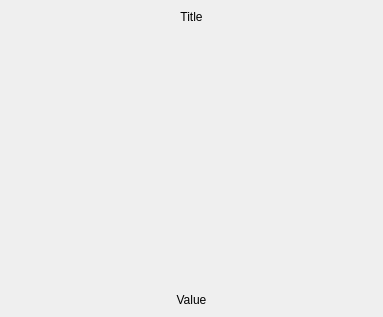
<?xml version="1.0" encoding="UTF-8"?>
<ui version="4.0">
 <class>CircleBar</class>
 <widget class="QWidget" name="CircleBar">
  <property name="geometry">
   <rect>
    <x>0</x>
    <y>0</y>
    <width>383</width>
    <height>317</height>
   </rect>
  </property>
  <property name="sizePolicy">
   <sizepolicy hsizetype="Expanding" vsizetype="Expanding">
    <horstretch>0</horstretch>
    <verstretch>0</verstretch>
   </sizepolicy>
  </property>
  <property name="windowTitle">
   <string notr="true"/>
  </property>
  <property name="styleSheet">
   <string notr="true"/>
  </property>
  <property name="PageTitles" stdset="0">
   <stringlist/>
  </property>
  <layout class="QVBoxLayout" name="verticalLayout_2">
   <property name="spacing">
    <number>0</number>
   </property>
   <property name="leftMargin">
    <number>0</number>
   </property>
   <property name="topMargin">
    <number>0</number>
   </property>
   <property name="rightMargin">
    <number>0</number>
   </property>
   <property name="bottomMargin">
    <number>0</number>
   </property>
   <item>
    <widget class="QWidget" name="widgetCircleBar" native="true">
     <property name="sizePolicy">
      <sizepolicy hsizetype="Expanding" vsizetype="Expanding">
       <horstretch>0</horstretch>
       <verstretch>0</verstretch>
      </sizepolicy>
     </property>
     <layout class="QVBoxLayout" name="layoutCircleBar">
      <property name="spacing">
       <number>2</number>
      </property>
      <property name="leftMargin">
       <number>20</number>
      </property>
      <property name="topMargin">
       <number>10</number>
      </property>
      <property name="rightMargin">
       <number>20</number>
      </property>
      <property name="bottomMargin">
       <number>10</number>
      </property>
      <item alignment="Qt::AlignTop">
       <widget class="QLabel" name="lblCircleChartTitle">
        <property name="styleSheet">
         <string notr="true"/>
        </property>
        <property name="text">
         <string notr="true">Title</string>
        </property>
        <property name="alignment">
         <set>Qt::AlignCenter</set>
        </property>
       </widget>
      </item>
      <item alignment="Qt::AlignBottom">
       <widget class="QLabel" name="lblCircleChartValue">
        <property name="text">
         <string notr="true">Value</string>
        </property>
        <property name="alignment">
         <set>Qt::AlignCenter</set>
        </property>
       </widget>
      </item>
     </layout>
    </widget>
   </item>
  </layout>
 </widget>
 <resources/>
 <connections/>
</ui>
